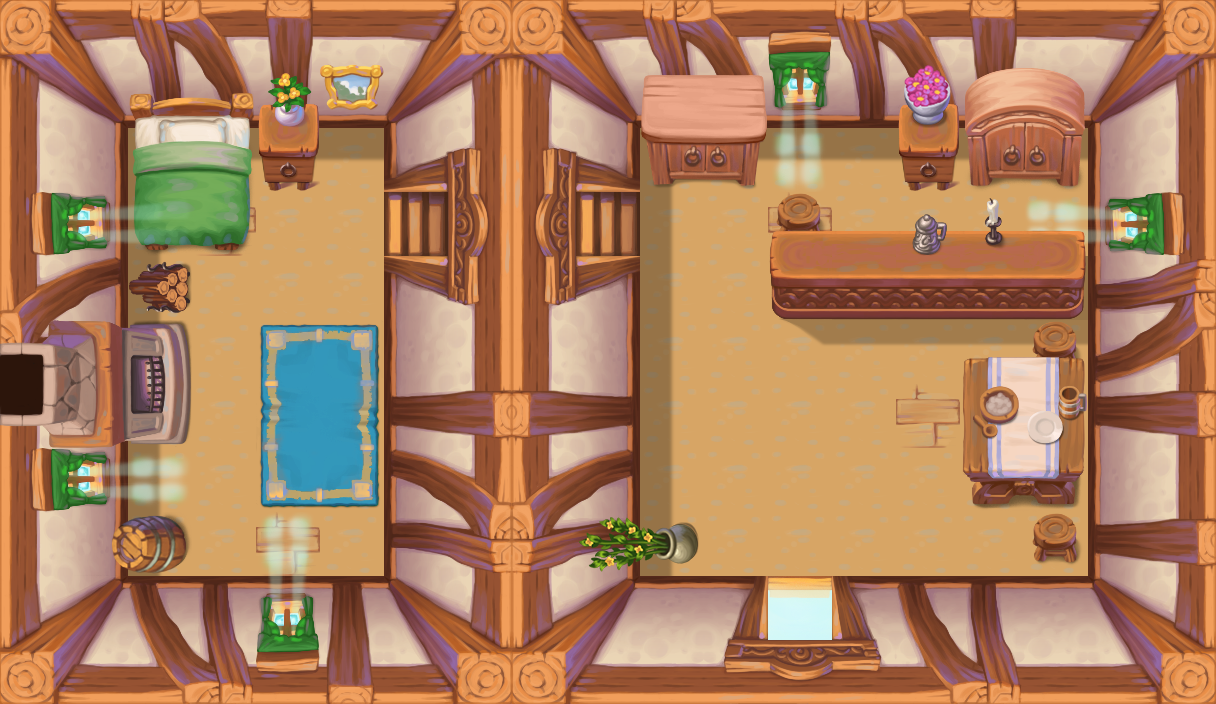

The image is a tile-based game level rendered from a .tmx file. Its description and complete source (layers, tilesets, objects, tile grids) follow:
An orthogonal 19x11 tile map with 64x64 px tiles, 7 tile layers (Ground, Shadows, Decorations, Obstacles_low, ...), 4 tilesets.

<map version="1.2" tiledversion="1.3.3" orientation="orthogonal" renderorder="right-down" width="19" height="11" tilewidth="64" tileheight="64" infinite="0" nextlayerid="8" nextobjectid="1">
 <tileset firstgid="1" source="Shadows@64x64_all.tsx" />
 <tileset firstgid="181" source="Extra_objects@64x64.tsx" />
 <tileset firstgid="437" source="TownInterior@64x64.tsx" />
 <tileset firstgid="693" source="Interior_objects@64x64.tsx" />
 <layer id="1" name="Ground" width="19" height="11">
  <data encoding="csv">
0,0,0,0,0,0,0,0,0,0,0,0,0,0,0,0,0,0,0,
0,0,0,0,0,0,0,0,0,0,0,0,0,0,0,0,0,0,0,
0,0,437,437,437,437,0,0,0,0,437,437,437,437,437,437,437,0,0,
0,0,437,438,437,437,0,0,0,0,437,437,438,437,437,437,437,0,0,
0,0,437,437,437,437,0,0,0,0,437,437,437,437,437,437,437,0,0,
0,0,437,437,437,437,0,0,0,0,437,437,437,437,437,437,437,0,0,
0,0,437,437,437,437,0,0,0,0,437,437,437,437,438,437,437,0,0,
0,0,437,437,437,437,0,0,0,0,437,437,437,437,437,437,437,0,0,
0,0,437,437,438,437,0,0,0,0,437,437,437,437,437,437,437,0,0,
0,0,0,0,0,0,0,0,0,0,0,0,0,0,0,0,0,0,0,
0,0,0,0,0,0,0,0,0,0,0,0,0,0,0,0,0,0,0
</data>
 </layer>
 <layer id="2" name="Shadows" width="19" height="11">
  <data encoding="csv">
0,0,0,0,0,0,0,0,0,0,0,0,0,0,0,0,0,0,0,
0,0,0,0,0,0,0,0,0,0,0,0,0,0,0,0,0,0,0,
0,0,38,39,39,39,0,0,0,0,38,95,95,95,95,95,95,0,0,
0,0,9,0,0,0,0,0,0,0,9,0,0,0,0,0,720,0,0,
0,0,9,0,0,0,0,0,0,0,9,0,47,64,64,64,64,0,0,
0,0,9,0,0,0,0,0,0,0,9,0,49,50,50,50,50,0,0,
0,0,9,0,0,0,0,0,0,0,9,0,0,0,0,0,0,0,0,
0,0,9,0,0,0,0,0,0,0,9,0,0,0,0,0,0,0,0,
0,0,9,0,721,0,0,0,0,0,9,0,0,0,0,0,0,0,0,
0,0,0,0,2684355280,0,0,0,0,0,0,0,0,0,0,0,0,0,0,
0,0,0,0,0,0,0,0,0,0,0,0,0,0,0,0,0,0,0
</data>
 </layer>
 <layer id="3" name="Decorations" width="19" height="11">
  <data encoding="csv">
0,0,0,0,0,0,0,0,0,0,0,0,0,0,0,0,0,0,0,
0,0,0,0,0,0,0,0,0,0,0,0,0,0,0,0,0,0,0,
0,0,0,0,0,0,0,0,0,0,0,0,721,0,0,0,0,0,0,
0,0,0,0,0,0,0,0,0,0,0,0,0,0,0,0,0,0,0,
0,0,0,0,0,0,0,0,0,0,0,0,0,0,0,0,0,0,0,
0,0,0,0,783,785,0,0,1610613487,1610613503,0,0,0,0,0,0,0,0,0,
0,0,0,0,799,801,0,0,0,0,0,0,0,0,0,0,0,0,0,
0,0,720,0,815,817,0,0,0,0,0,0,0,0,0,0,0,0,0,
0,0,0,0,0,0,0,0,0,0,0,0,0,0,0,0,0,0,0,
0,0,0,0,0,0,0,0,0,0,0,0,0,0,0,0,3221226208,0,0,
0,0,0,0,0,0,0,0,0,0,0,0,0,0,0,0,0,0,0
</data>
 </layer>
 <layer id="4" name="Obstacles_low" width="19" height="11">
  <data encoding="csv">
453,454,455,456,457,458,459,460,453,454,455,456,480,455,456,457,458,459,460,
469,470,471,472,473,474,475,476,469,470,471,472,496,471,472,473,474,475,476,
485,486,675,676,941,0,547,548,545,546,913,914,0,0,941,679,680,491,492,
511,512,691,692,0,0,444,564,561,444,0,0,689,0,0,0,0,528,529,
517,518,1610613373,0,0,0,579,580,577,578,0,0,609,643,643,643,610,3221226006,3221226005,
533,534,1610613375,0,0,0,491,492,485,486,0,0,0,0,0,0,689,3221225990,3221225989,
485,486,1610613374,0,0,0,507,508,501,502,0,0,0,0,0,670,671,507,508,
511,512,0,0,0,0,523,524,517,518,0,0,0,0,0,686,687,491,492,
485,486,1610613392,0,0,0,539,540,533,534,1610613446,0,0,0,0,0,689,507,508,
549,550,553,554,497,552,555,556,549,550,551,574,575,576,553,554,551,555,556,
565,566,569,570,513,568,571,572,565,566,567,590,591,592,569,570,567,571,572
</data>
 </layer>
 <layer id="5" name="Obstacles_high" width="19" height="11">
  <data encoding="csv">
0,0,0,0,0,0,0,0,0,0,0,0,0,0,0,0,0,0,0,
0,0,659,660,925,690,0,0,0,0,897,898,0,0,925,663,664,0,0,
0,0,0,0,0,0,0,0,0,0,0,0,0,0,0,0,0,0,0,
0,0,0,0,0,0,0,0,0,0,0,0,0,0,0,0,0,0,0,
0,0,0,0,0,0,0,0,0,0,0,0,0,0,0,0,0,0,0,
1610613343,1610613359,0,0,0,0,0,0,0,0,0,0,0,0,0,0,0,0,0,
1610613342,1610613358,0,0,0,0,0,0,0,0,0,0,0,0,0,682,666,0,0,
0,0,0,0,0,0,0,0,0,0,0,0,0,0,0,0,0,0,0,
0,1610613376,0,0,0,0,0,0,0,1610613430,0,0,0,0,0,0,0,0,0,
0,0,0,0,0,0,0,0,0,0,0,0,0,0,0,0,0,0,0,
0,0,0,0,0,0,0,0,0,0,0,0,0,0,0,0,0,0,0
</data>
 </layer>
 <layer id="6" name="Above_low" width="19" height="11">
  <data encoding="csv">
0,0,0,0,0,0,0,0,0,0,0,0,0,0,0,0,0,0,0,
0,0,0,0,672,0,0,0,0,0,0,0,1073742548,0,945,0,0,0,0,
0,0,0,0,0,0,0,0,0,0,0,0,1073742532,0,0,0,0,0,0,
0,2147484371,2147484370,0,0,0,0,0,0,0,0,0,593,627,627,627,722,723,0,
0,0,0,0,0,0,0,0,0,0,0,0,0,0,0,0,0,0,0,
0,0,0,0,0,0,0,0,0,0,0,0,0,0,0,654,655,0,0,
0,0,0,0,0,0,0,0,0,0,0,0,0,0,0,0,0,0,0,
0,2147484371,2147484370,0,0,0,0,0,0,0,0,0,0,0,0,0,0,0,0,
0,0,0,0,708,0,0,0,0,0,0,0,0,0,0,0,0,0,0,
0,0,0,0,724,0,0,0,0,0,0,0,0,0,0,0,0,0,0,
0,0,0,0,0,0,0,0,0,0,0,0,0,0,0,0,0,0,0
</data>
 </layer>
 <layer id="7" name="Above_high" width="19" height="11">
  <data encoding="csv">
0,0,0,0,0,0,0,0,0,0,0,0,0,0,0,0,0,0,0,
0,0,0,0,0,0,0,0,0,0,0,0,0,0,0,0,0,0,0,
0,0,0,0,0,0,0,0,0,0,0,0,0,0,0,0,0,0,0,
0,0,0,0,0,0,0,0,0,0,0,0,0,0,478,891,594,0,0,
0,0,0,0,0,0,0,0,0,0,0,0,0,0,0,0,0,0,0,
0,0,0,0,0,0,0,0,0,0,0,0,0,0,0,0,0,0,0,
0,0,0,0,0,0,0,0,0,0,0,0,0,0,0,0,0,0,0,
0,0,0,0,0,0,0,0,0,0,0,0,0,0,0,0,0,0,0,
0,0,0,0,0,0,0,0,0,0,0,0,0,0,0,0,0,0,0,
0,0,0,0,0,0,0,0,0,0,0,0,0,0,0,0,0,0,0,
0,0,0,0,0,0,0,0,0,0,0,0,0,0,0,0,0,0,0
</data>
 </layer>
</map>
